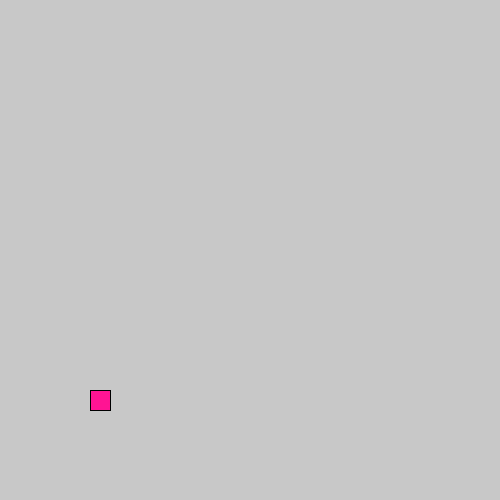
Frame 1 (no input)
Frame 60 (the mouse pressed at the canvas centre just before this capture): identical to frame 1, image omitted
Frame 120 (the mouse held since frame 60 and released just before this capture): identical to frame 1, image omitted

The Processing sketch that drew this single still picture (run headless with seeded random() and noise(); from frame 60 on, the mouse is pressed at the canvas centre):

// Processing sketch: processing_171487
// ── processing_171487.pde

// ==================================================================================== //
// -----------------------------------PLAYER CLASS ------------------------------------ //
// ==================================================================================== //

// This 'class' is like a blueprint for an object that we're going to use in our 
// game. It saves us writing the same code every time we want another of something.
// In this example we might only want one player, but if we add another, we can 
// probably use most of the same methods. And imagine if we had lots of enemy objects,
// we could make one blueprint 'class' and then create lots of them at different 
// positions! 

class Player {

    PVector velocity = new PVector (0, 0);
    PVector position;

    float playerSpeed = 6f;

    // This method will draw the player to the screen, we will need to 
    // call it during every draw() cycle to make sure the player's position
    // gets updated
    void display() {
    
        // Here we draw the player ->
        rectMode(CENTER);
        fill(255, 20, 147);                                 
        rect(position.x, position.y, 20, 20); 
           
        // Then we update the player position. We have to use .add() because
        // we're adding two Vectors rather than just two numbers.
        position.add(velocity);                 
        
        // There's something call we can do to prevent our player going missing when he  
        // leaves the screen! Whenever his position is less than 0 or greater than the width 
        // or height of the screen, we can set it to the opposite side! height and width
        // are built in, so we don't have to set them. (They correspond to the numbers in
        // setup() when we call size(x, y).     
        
        if (position.x < 0) {
            position.x = width;
        }
        if (position.x > width) {
            position.x = 0;
        }
        if (position.y < 0){
            position.y = height;
        }
        if (position.y > height) {
            position.y = 0;
        }
    }
}

// ==================================================================================== //
// -------------------------------- MAIN GAME METHODS --------------------------------- //
// ==================================================================================== //

// We need to give the computer a list of objects we're going to create,
// here we can simply list them outside of any method and make them during 
// the setup() method

Player myPlayer;

// Now we can create our two most important methods! Remember, setup gets called 
// once first and then the draw method gets called repeatedly over and over.

void setup() {
    size(500, 500);                                     // Set the background size
    myPlayer = new Player();                            // Create a new player based on the blueprint
    myPlayer.position = new PVector(100, 400);          // Set the players starting position
}

void draw() {
    background(200, 200, 200);                          // Set the background colour (red, green, blue)
    myPlayer.display();                                 // Draw the player
}

// ==================================================================================== //
// ------------------------------------ CONTROLS -------------------------------------- //
// ==================================================================================== //

// 1. This built-in method gets called every time a key is pressed.
// First we have to check which key it was using the built-in variable
// 'key', then depending on whether the player wants to move up, down,
// left or right, you can change the velocity of the player

void keyPressed() {
    if (key == 'a') {
        myPlayer.velocity.x = -myPlayer.playerSpeed;
    }
    if (key == 'd') {
        myPlayer.velocity.x = myPlayer.playerSpeed;
    }
    if (key == 'w') {
        myPlayer.velocity.y = -myPlayer.playerSpeed;
    }
    if (key == 's') {
        myPlayer.velocity.y = myPlayer.playerSpeed;
    }
}

// 2. This built-in method gets called every time a key is released. 
// We need to set the velocity to 0, to make sure the player stops 
// moving when they're not holding down a key!

void keyReleased() {
    if (key == 'a') {
        myPlayer.velocity.x = 0;
    }
    if (key == 'd') {
        myPlayer.velocity.x = 0;
    }
    if (key == 'w') {
        myPlayer.velocity.y = 0;
    }
    if (key == 's') {
        myPlayer.velocity.y = 0;
    }
}


// ==================================================================================== //
// ==================================================================================== //
// ==================================================================================== //
